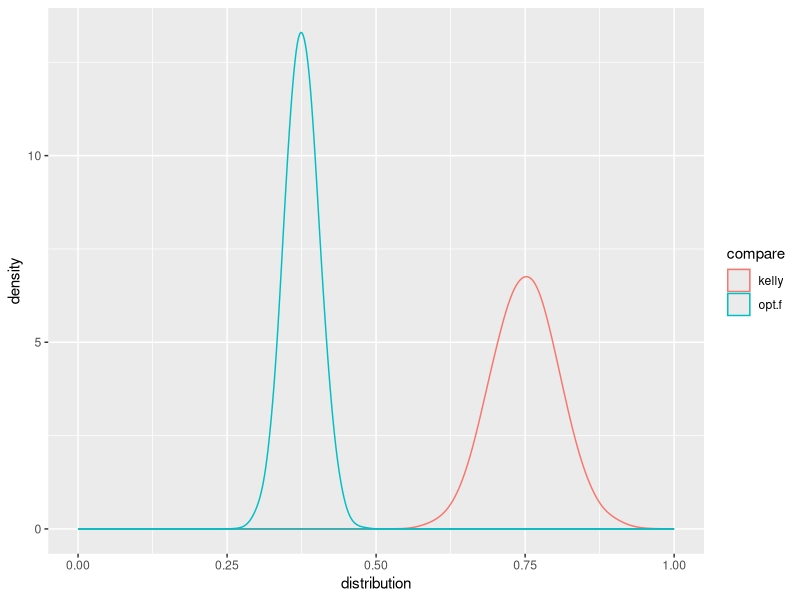

R code for this plot:
# kelly formula test
kelly.opt <- function(win, loss, p, obs, lev) {
  ## https://alphaism.wordpress.com/2012/04/13/testing-kelly-criterion-and-optimal-f-in-r/
  # 
  # win = payout for a win
  # loss = payout for a loss
  # p = probability of winning
  # obs = number of observations
  # lev = maximum leverage allowed
  
  # set up different bet sizes for test
  f <- seq(0, lev, 1 / (obs - 1))
  # generate trading results according to given win, loss and p
  ret <- rep(win, length(f))
  ret[which(rbinom(length(f), 1, 1 - p) == 1)] <- loss
  #calculate accumulative pnl for different bet sizes respectively
  pnl <- f
  for (i in 1:length(f)) {
    pnl[i] <- sum(log(1 + ret * f[i]))
  }
  # find the optimal point of f
  results <- cbind(f, pnl)
  opt.kelly <- results[which(results[, 2] == max(results[, 2])), 1]
  # wrap up
  output <- list()
  output$opt.kelly <- opt.kelly
  output$results <- results
  output
}
# optimal f test
opt.f <- function(win, loss, p, obs, lev) {
  ## https://alphaism.wordpress.com/2012/04/13/testing-kelly-criterion-and-optimal-f-in-r/
  # 
  # similar as Kelly except using a different objective function
  f <- seq(0, lev, 1 / (obs - 1))
  
  ret <- rep(win, length(f))
  ret[which(rbinom(length(f), 1, 1 - p) == 1)] <- loss
  
  pnl <- f
  for (i in 1:length(f)) {
    pnl[i] <- prod(1 + ret / (-loss / f[i]))
  }
  
  results <- cbind(f, pnl)
  opt.f <- results[(which(results[, 2] == max(results[, 2]))), 1]
  
  output <- list()
  output$opt.f <- opt.f
  output$results <- results
  output
}

# get statistics for kelly
compare <- data.frame(kelly=1:5000, opt.f=1:5000)
for (i in 1:5000) {
  compare$kelly[i] <- kelly.opt(2, -.5, .5, 500, 1)$opt.kelly
}

# get statistics for optimal f
for (i in 1:5000) {
  compare$opt.f[i] <- opt.f(2, -.5, .5, 500, 1)$opt.f
}

# generate graph
require(ggplot2)
m <- ggplot(compare, aes(colour=compare)) + xlim(c(0, 1)) + xlab('distribution')
m + stat_density(aes(x=kelly, colour='kelly'), adjust = 2, fill=NA) +
  stat_density(aes(x=opt.f, colour='opt.f'), adjust = 2, fill=NA)


